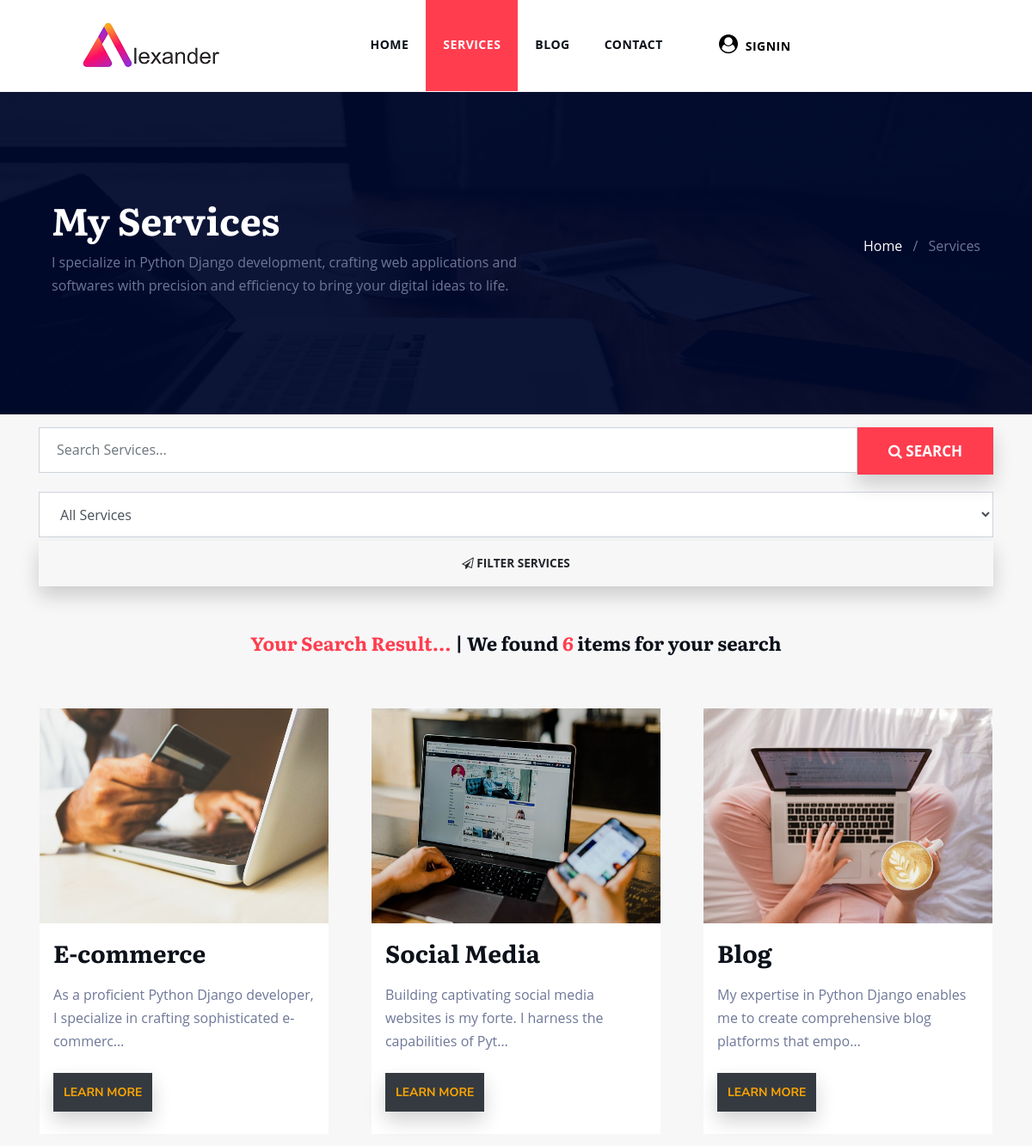
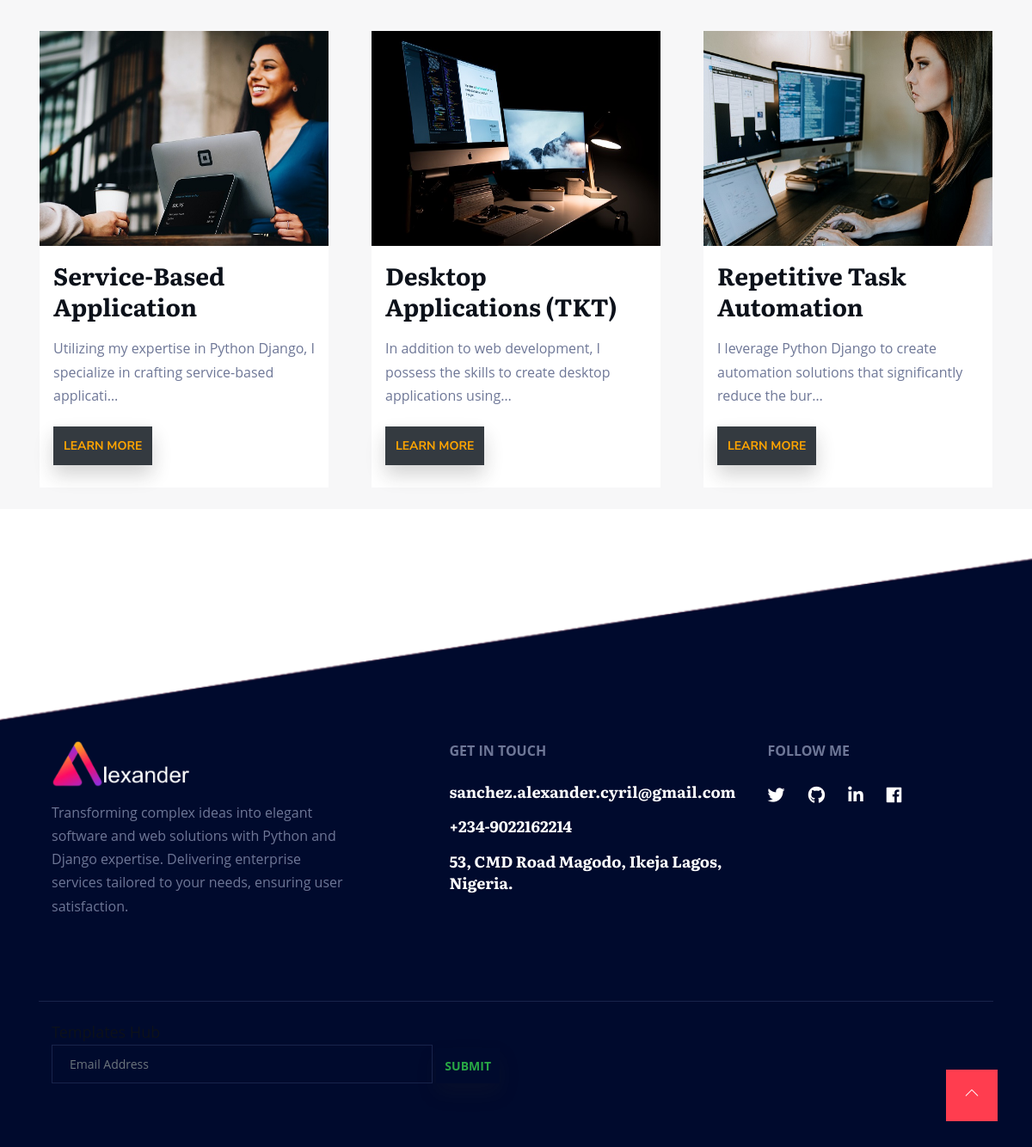
The app's page /services/services_search_results/ with its own data (2 pictures, top to bottom).
### App/models.py (models this page shows, shortened)
class Services(models.Model):
    introduction = models.TextField()
    title = models.CharField(max_length=255)
    title_summary = models.CharField(max_length=255)
    main_title = models.CharField(max_length=255)
    image = models.ImageField(null=True, blank=True, upload_to="home/")
    key_features_1_title = models.CharField(max_length=255)
    key_features_1_summary = models.TextField()
    key_features_2_title = models.CharField(max_length=255)
    key_features_2_summary = models.TextField()
    key_features_3_title = models.CharField(max_length=255)
    key_features_3_summary = models.TextField()
    key_features_4_title = models.CharField(max_length=255)
    key_features_4_summary = models.TextField()
    key_features_5_title = models.CharField(max_length=255, null=True, blank=True)
    key_features_5_summary = models.TextField(null=True, blank=True)
    key_features_6_title = models.CharField(max_length=255, null=True, blank=True)
    key_features_6_summary = models.TextField(null=True, blank=True)
    how_i_work_text = models.TextField()
    side_title = models.CharField(max_length=255)
    side_summary = models.TextField()
    side_key_point_1 = models.CharField(max_length=255)
    side_key_point_2 = models.CharField(max_length=255)
    side_key_point_3 = models.CharField(max_length=255)
    side_key_point_4 = models.CharField(max_length=255)
    slug = models.SlugField(max_length=255, unique=True)
    def __str__(self):
        return self.title
    def get_absolute_url(self):
        return reverse('services:services_single', args=[self.slug])

### services/views.py (the view, shortened to what this page needs)
# urls.py: path("services_search_results/", views.services_search_results, name="services_search_results"),
def services_search_results(request):
    page_title = "Search Services"
    search_queryset = Services.objects.all()
    profile_image = ''
    if request.user.is_authenticated:
        profile_image = Profile.objects.filter(user=request.user)
    form = ServicesFilterForm(request.GET)
    if form.is_valid():
        services_name = form.cleaned_data['services_name']
        if services_name:
            search_queryset = search_queryset.filter(title=services_name)
    query = request.GET.get('q')
    context = {
        'search_queryset': search_queryset,
        'page_title':page_title,
        'form':form,
        'services':services,
        'profile_image':profile_image,
    }
    return render(request, 'services_search_results.html', context)

### App/forms.py
class ServicesFilterForm(forms.Form):
    services_name = forms.ModelChoiceField(queryset=Services.objects.all(), empty_label="All Services", required=False)

### App/templates/services_search_results.html (shortened to what this page needs)
{% extends 'base.html' %}
{% load static %}
{% load active_link_tags %}
{% load widget_tweaks %}
{% block content %}
{% include 'navbar.html' %}
<div style="background:#f7f7f8;">
<section class="page-title bg-2" id="slider">
    <div class="container-fluid" style="width:95%;">
      <div class="row align-items-center">
        <div class="col-lg-7">
            <h1>My Services</h1>
            <p>I specialize in Python Django development, crafting web applications and softwares with
                precision and efficiency to bring your digital ideas to life.</p>
        </div>
        <div class="col-lg-5">
          <ul class="list-inline header-breadcumb text-lg-right mt-5 mt-lg-0">
            <li class="list-inline-item"><a href="{% url 'home' %}">Home</a></li>
            <li class="list-inline-item">/</li>
            <li class="list-inline-item">Services</li>
          </ul>
        </div>
      </div>
    </div>
  </section>
  <br>
  <br>
  <div class="container-fluid" style="width:95%;">
  <form action="{% url 'services:services_search_results' %}" class="search-form" role="search" style="margin-top:-40px; margin-bottom:40px;">
    <div class="input-group">
      <input type="text" class="form-control input-lg" name="q" placeholder="Search Services...">
      <span class="input-group-btn">
        <button class="btn btn-success btn-lg" type="submit" style="background:#FF3D4F; border:1px solid #FF3D4F;">
            <span style="font-size:17px; cursor:pointer;"><i class="fa fa-search"></i> Search</span></button>
      </span>
    </div>
  </form>
 <div style="margin-bottom:60px; margin-top:-20px;">
    <form method="get">
        {% render_field form.services_name class="form-control" name="services_name" type="text" %}
        <button type="submit" class="btn bg-gradient-primary w-100 my-1 mb-1 services-btn"
            style="cursor:pointer; font-size:13.6px; font-weight:bold;">
            <i class="fa fa-send-o" style="font-size:13.6px;"></i>
                FILTER SERVICES
        </button>
    </form>
</div>
</div>
<div class="container text-center" style="margin-top:-13px;">
    <h4><span style="color:#FF3D4F; text-align:center;">Your Search Result...</span> |
        We found <span style="color:#FF3D4F;"> {{ search_queryset|length }} </span> items for your search
    </h4>
    <br>
    </div>
<div class="container-fluid" id="slider" style="width:99%;">
<div class="row mx-auto">
    {% if search_queryset %}
    {% for obj in search_queryset %}
  <div class="col-lg-4 col-md-6 col-sm-12">
    <div class="course_card">
      <div class="course_card_img">
    <a class="nav-item" href="{{obj.get_absolute_url}}">
        <img src="{{obj.image.url}}" alt="course"/></div>
      <div class="course_card_content">
        <h3 class="title">{{obj.title}}</h3>
        <p class="description">{{obj.introduction|truncatechars:90}}</p>
      </div>
      <div class="course_card_footer more" style="margin-top:-20px;">
        <a class="nav-item btn btn-dark" href="{{obj.get_absolute_url}}">Learn More</a></div>
    </div>
  </div>
  {% endfor %}
{% endif %}
</div>
</div>
</div>
{% include 'footer.html' %}
{% endblock %}

### static/assets/css/style.css (style rules this page uses)
body { line-height: 1.7; font-family: "Open Sans", sans-serif; -webkit-font-smoothing: antialiased; font-size: 16px; color: #6e7797; overflow-x: hidden; }
h1, .h1, h2, .h2, h3, .h3, h4, .h4, h5, .h5, h6, .h6 { font-family: "Literata", serif; font-weight: 700; color: #0c111a; }
h1 { font-size: 44px; line-height: 1.3; }
h3 { font-size: 28px; line-height: 1.3; }
h4 { font-size: 22px; line-height: 1.4; }
.btn { display: inline-block; font-size: 14px; letter-spacing: 0px; padding: 14px 35px; text-transform: uppercase; font-weight: 700; border-radius: 3px; border: 2px solid transparent; transition: all 0.3s ease 0s; border-radius: 0px; box-shadow: 0 11px 22px rgba(34, 34, 34, 0.2); }
.title { margin-bottom: 70px; }
a { color: #0c111a; transition: all .25s ease; }
.form-control { height: 53px; border-radius: 0px; padding-left: 20px; }
.page-title { padding: 120px 0px; background: #000a2d; background: url("../images/page-header.jpg") no-repeat; background-size: cover; position: relative; }
.page-title:before { position: absolute; content: ""; left: 0px; top: 0px; background: #000a2d; width: 100%; height: 100%; opacity: .95; }
.page-title h1 { color: #fff; }
.header-breadcumb li a { color: #fff; }

### App/templates/services_search_results.html (style rules this page uses)
.row { margin: 0 0 !important; }
.course_card { margin: 25px 10px; position: relative; display: flex; flex-direction: column; min-width: 0; word-wrap: break-word; background-color: #fff; background-clip: border-box; transition: 0.25s ease-in-out; }
.course_card_img { max-height: 100%; max-width: 100%; }
.course_card_img img { height: 250px; width: 100%; transition: 0.25s all; }
.course_card_content { padding: 16px; }
.course_card_footer { padding: 10px 0px; margin: 16px; }
.course_card_footer a { text-decoration: none; font-family: nunito sans; margin: 0 10px 0 0; text-transform: uppercase; color: #f96332; padding: 10px; font-size: 14px; }
.description { margin-top:-52px; }
.more a { color:orange; }

### records on screen
Services: image (picture), title "E-commerce", introduction "As a proficient Python Django developer, I specialize in crafting sophisticated e-commerc…"
Services: image (picture), title "Social Media", introduction "Building captivating social media websites is my forte. I harness the capabilities of Pyt…"
Services: image (picture), title "Blog", introduction "My expertise in Python Django enables me to create comprehensive blog platforms that empo…"
Services: image (picture), title "Service-Based Application", introduction "Utilizing my expertise in Python Django, I specialize in crafting service-based applicati…"
Services: image (picture), title "Desktop Applications (TKT)", introduction "In addition to web development, I possess the skills to create desktop applications using…"
Services: image (picture), title "Repetitive Task Automation", introduction "I leverage Python Django to create automation solutions that significantly reduce the bur…"

### other values on screen
{{ search_queryset|length }} "6"
